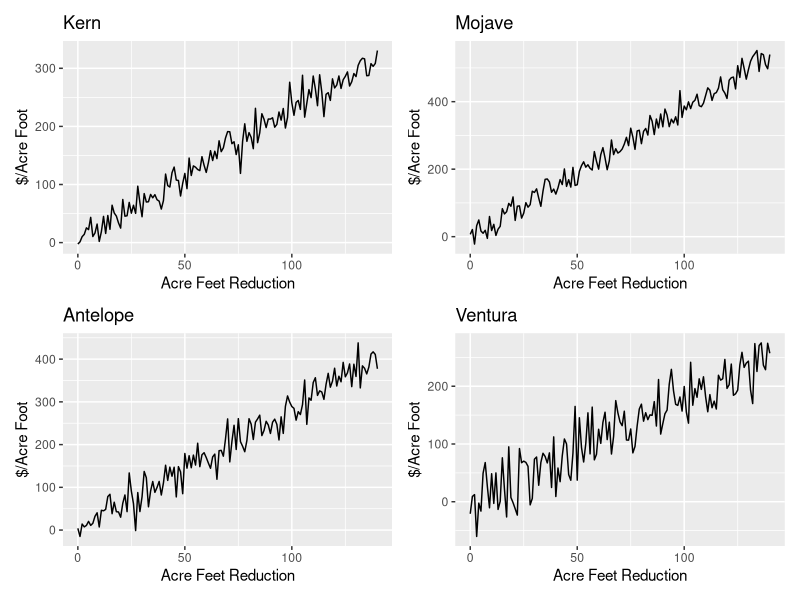
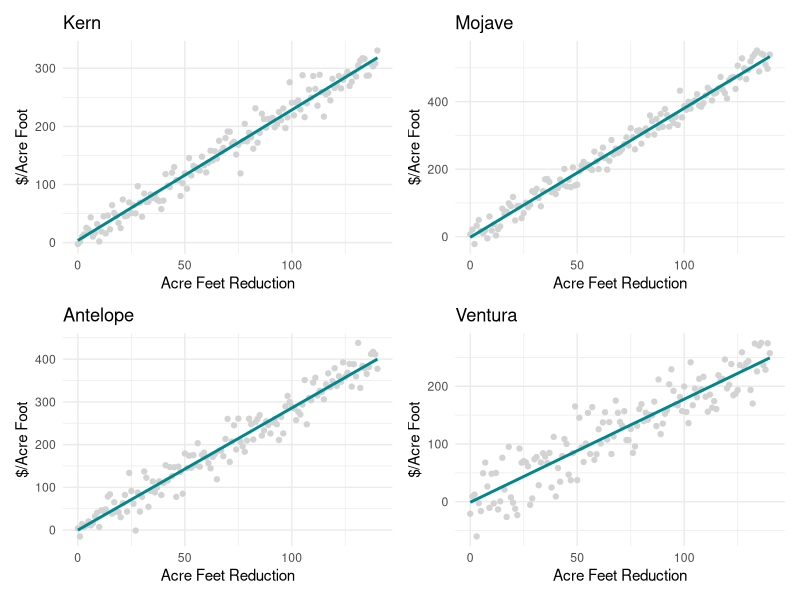
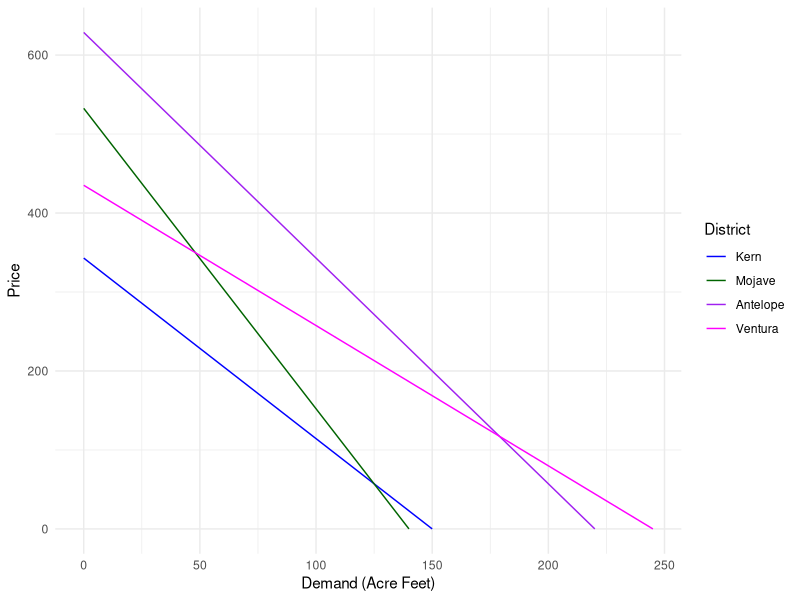

Here is the R script that generated these plots, in order:
## ---- chunk 1
knitr::opts_chunk$set(echo = TRUE)

library(tidyverse)
library(here)
library(patchwork)

wd <- read_csv(here("data", "Water_Districts.csv"))

kern <- wd %>% 
  select(Reduction, MC_Kern)

mojave <- wd %>% 
  select(Reduction, MC_Mojave)

antelope <- wd %>% 
  select(Reduction, MC_Antelope)

ventura <- wd %>% 
  select(Reduction, MC_Ventura)

#Kern graph
kp <- ggplot(kern, aes(x = Reduction, y = MC_Kern)) +
  geom_line() +
  labs(x = "Acre Feet Reduction",
       y = "$/Acre Foot",
       title = "Kern")

#Mojave graph
mp <- ggplot(mojave, aes(x = Reduction, y = MC_Mojave)) +
  geom_line()+
  labs(x = "Acre Feet Reduction",
       y = "$/Acre Foot",
       title = "Mojave")

#Antelope graph
ap <- ggplot(antelope, aes(x = Reduction, y = MC_Antelope)) +
  geom_line()+
  labs(x = "Acre Feet Reduction",
       y = "$/Acre Foot",
       title = "Antelope")

#Ventura graph
vp <- ggplot(ventura, aes(x = Reduction, y = MC_Ventura)) +
  geom_line()+
  labs(x = "Acre Feet Reduction",
       y = "$/Acre Foot",
       title = "Ventura")

#combine
(kp + mp)/(ap + vp)


#linear models
kern_model <- lm(data = kern, MC_Kern ~ 0 + Reduction)
kern_coeff <- kern_model$coefficient[1]

mojave_model <- lm(data = mojave, MC_Mojave ~ 0 + Reduction)
mojave_coeff <- mojave_model$coefficient[1]

antelope_model <- lm(data = antelope, MC_Antelope ~ 0 + Reduction)
antelope_coeff <- antelope_model$coefficient[1]

ventura_model <- lm(data = ventura, MC_Ventura ~ 0 + Reduction)
ventura_coeff <- ventura_model$coefficient[1]

#lm graphs
klm <- ggplot(kern, aes(x = Reduction, y = MC_Kern)) +
  geom_point(color = "lightgrey") +
  geom_smooth(method='lm', se=FALSE, color = "turquoise4") + 
  theme_minimal() + 
  labs(x = "Acre Feet Reduction",
       y = "$/Acre Foot",
       title = "Kern")

mlm <- ggplot(mojave, aes(x = Reduction, y = MC_Mojave)) +
  geom_point(color = "lightgrey") +
  geom_smooth(method='lm', se=FALSE, color = "turquoise4") + 
  theme_minimal() + 
  labs(x = "Acre Feet Reduction",
       y = "$/Acre Foot",
       title = "Mojave")

alm <- ggplot(antelope, aes(x = Reduction, y = MC_Antelope)) +
  geom_point(color = "lightgrey") +
  geom_smooth(method='lm', se=FALSE, color = "turquoise4") + 
  theme_minimal() + 
  labs(x = "Acre Feet Reduction",
       y = "$/Acre Foot",
       title = "Antelope")

vlm <- ggplot(ventura, aes(x = Reduction, y = MC_Ventura)) +
  geom_point(color = "lightgrey") +
  geom_smooth(method='lm', se=FALSE, color = "turquoise4") + 
  theme_minimal() + 
  labs(x = "Acre Feet Reduction",
       y = "$/Acre Foot",
       title = "Ventura")

#combine
(klm + mlm)/(alm + vlm)
## ---- chunk 2
#predicted marginal cost based on linear model
k_base <- tibble(Reduction = 0:150)
k_pred <- predict(kern_model, newdata = k_base)
kdem <- k_base %>% 
  mutate(kpmc = k_pred,
         kd = 150 - Reduction)

m_base <- tibble(Reduction = 0:140)
m_pred <- predict(mojave_model, newdata = m_base)
mdem <- m_base %>% 
  mutate(mpmc = m_pred,
         md = 140 - Reduction)

a_base <- tibble(Reduction = 0:220)
a_pred <- predict(antelope_model, newdata = a_base)
adem <- a_base %>% 
  mutate(apmc = a_pred,
         ad = 220 - Reduction)

v_base <- tibble(Reduction = 0:245)
v_pred <- predict(ventura_model, newdata = v_base)
vdem <- v_base %>% 
  mutate(vpmc = v_pred,
         vd = 245 - Reduction)

#plot
ggplot() +
  geom_line(kdem, mapping = aes(x = kd, y = kpmc, color = "a")) +
  geom_line(mdem, mapping = aes(x = md, y = mpmc, color = "b")) +
  geom_line(adem, mapping = aes(x = ad, y = apmc, color = "c")) +
  geom_line(vdem, mapping = aes(x = vd, y = vpmc, color = "d")) +
  scale_color_manual(values = c("blue", "darkgreen", "purple", "magenta"),
                     labels = expression("Kern", "Mojave", "Antelope", "Ventura")) + 
  labs(x = "Demand (Acre Feet)",
       y = "Price",
       color = "District") +
  theme_minimal()
